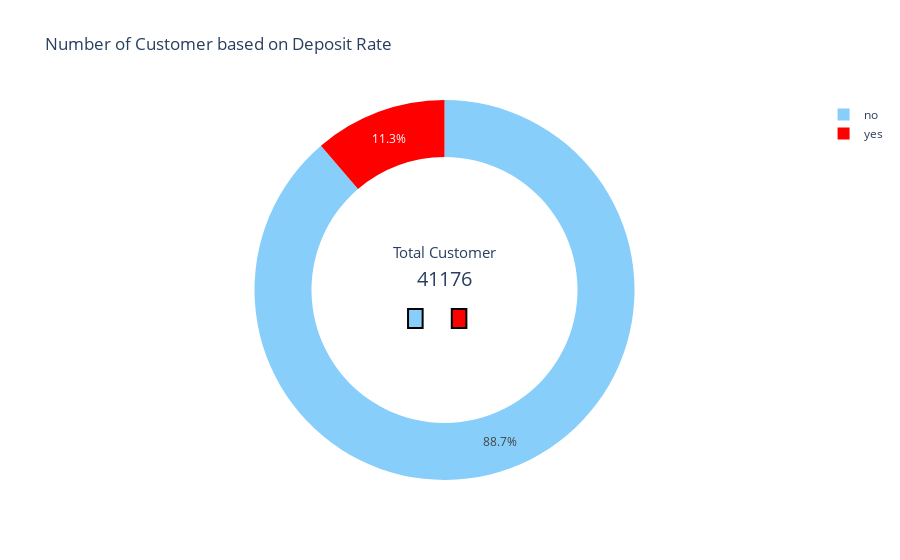

Notebook cell for this chart:
### Markdown cell above
**Insight :**

- Distribusi usia cenderung normal dengan puncak di sekitar usia 30-40 tahun. Terdapat sejumlah kecil individu yang berusia di atas 70 tahun.
- Distribusi durasi sangat skewed ke kanan dengan sebagian besar nilai berada di bawah 500. Ada beberapa nilai durasi yang sangat tinggi, mencapai hampir 5000. Banyak outliers dengan nilai durasi yang sangat tinggi.
- Distribusi sangat skewed ke kanan dengan sebagian besar nilai campaign di bawah 10. Ada beberapa nilai yang sangat tinggi hingga lebih dari 50.
- Sebagian besar nilai pdays adalah 0, menunjukkan bahwa sebagian besar individu tidak pernah dihubungi sebelumnya. Ada beberapa nilai yang sangat tinggi mencapai 1000.
- Sebagian besar nilai previous adalah 0, menunjukkan bahwa sebagian besar individu tidak pernah dihubungi sebelumnya. Ada beberapa nilai yang tinggi mencapai 7.
- Distribusi variabel ini agak menyebar dengan beberapa puncak di nilai tertentu seperti -3, -2, 0, dan 1.
- Distribusi cenderung normal dengan beberapa puncak kecil di sekitar nilai 93-94.

- Usia dan cons.price.idx memiliki distribusi yang cenderung normal.
- Durasi, campaign, pdays, dan previous sangat skewed dengan banyak outliers.
- Emp.var.rate memiliki distribusi yang menyebar dengan beberapa puncak tertentu.
- Secara keseluruhan, sebagian besar fitur memiliki distribusi yang skewed dengan beberapa outliers yang perlu diperhatikan dalam analisis lebih lanjut. Fitur-fitur seperti age dan cons.price.idx cenderung lebih normal dan tidak banyak memiliki outliers.

### Code cell
count_deposit = data['deposit'].value_counts()
persentase_deposit = data['deposit'].value_counts() / len(data)
df_deposit = pd.DataFrame({'Jumlah': count_deposit, 'Persentase': persentase_deposit})
df_deposit.index.name = 'deposit'


fig = go.Figure()

fig.add_trace(go.Pie(labels=count_deposit.index,
                     values=count_deposit.values, 
                     name="Deposit",
                     marker={'colors': ["LightSkyBlue", "Red"]},
                     hoverinfo="label+percent+name"))

fig.update_traces(hole=0.7)  # Adjust the hole size

fig.update_layout(
    title_text="Number of Customer based on Deposit Rate",
    annotations=[dict(text="Total Customer", x=0.5, y=0.6, font_size=15, showarrow=False),
                 dict(text=str(data['deposit'].count()), x=0.5, y=0.53, font_size=20, showarrow=False)]
)

fig.add_shape(type="rect",
    x0=0.1+0.35,
    y0=0.40, 
    x1=0.2+0.27, 
    y1=0.45,
    line=dict(
        color="Black",
        width=2,
    ),
    fillcolor="LightSkyBlue",
)
fig.add_shape(type="rect",
    x0=0.18+0.06+0.27, 
    y0=0.40, 
    x1=0.2+0.06+0.27, 
    y1=0.45,
    line=dict(
        color="Black",
        width=2,
    ),
    fillcolor="Red",
)

display(df_deposit)

fig.show()

### Figure 1 — Plotly figure (JSON) as saved in the notebook; plotly's stock layout.template omitted (floating-point values rounded to 4 significant figures)
{"data": [{"hole": 0.7, "hoverinfo": "label+percent+name", "labels": ["no", "yes"], "marker": {"colors": ["LightSkyBlue", "Red"]}, "name": "Deposit", "type": "pie", "values": [36537, 4639]}], "layout": {"annotations": [{"font": {"size": 15}, "showarrow": false, "text": "Total Customer", "x": 0.5, "y": 0.6}, {"font": {"size": 20}, "showarrow": false, "text": "41176", "x": 0.5, "y": 0.53}], "shapes": [{"fillcolor": "LightSkyBlue", "line": {"color": "Black", "width": 2}, "type": "rect", "x0": 0.45, "x1": 0.47, "y0": 0.4, "y1": 0.45}, {"fillcolor": "Red", "line": {"color": "Black", "width": 2}, "type": "rect", "x0": 0.51, "x1": 0.53, "y0": 0.4, "y1": 0.45}], "title": {"text": "Number of Customer based on Deposit Rate"}}}
